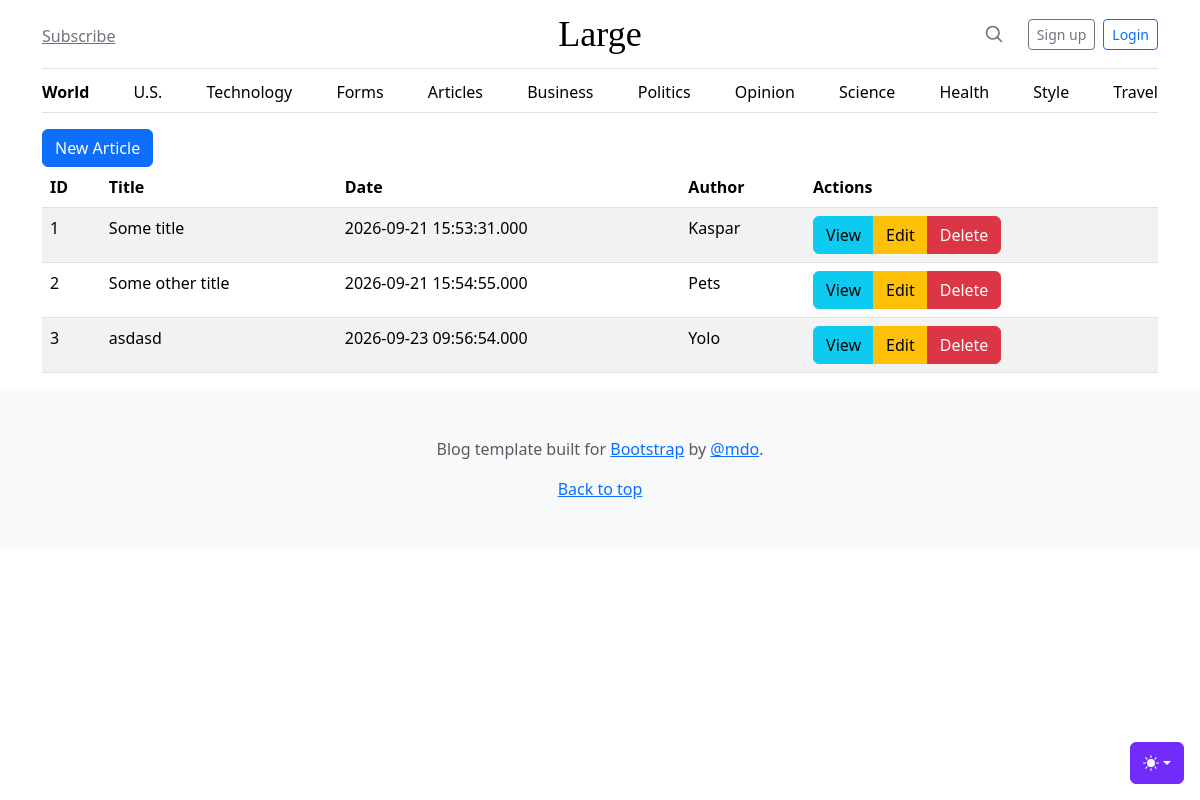
Page /admin/articles on the earlier database version.
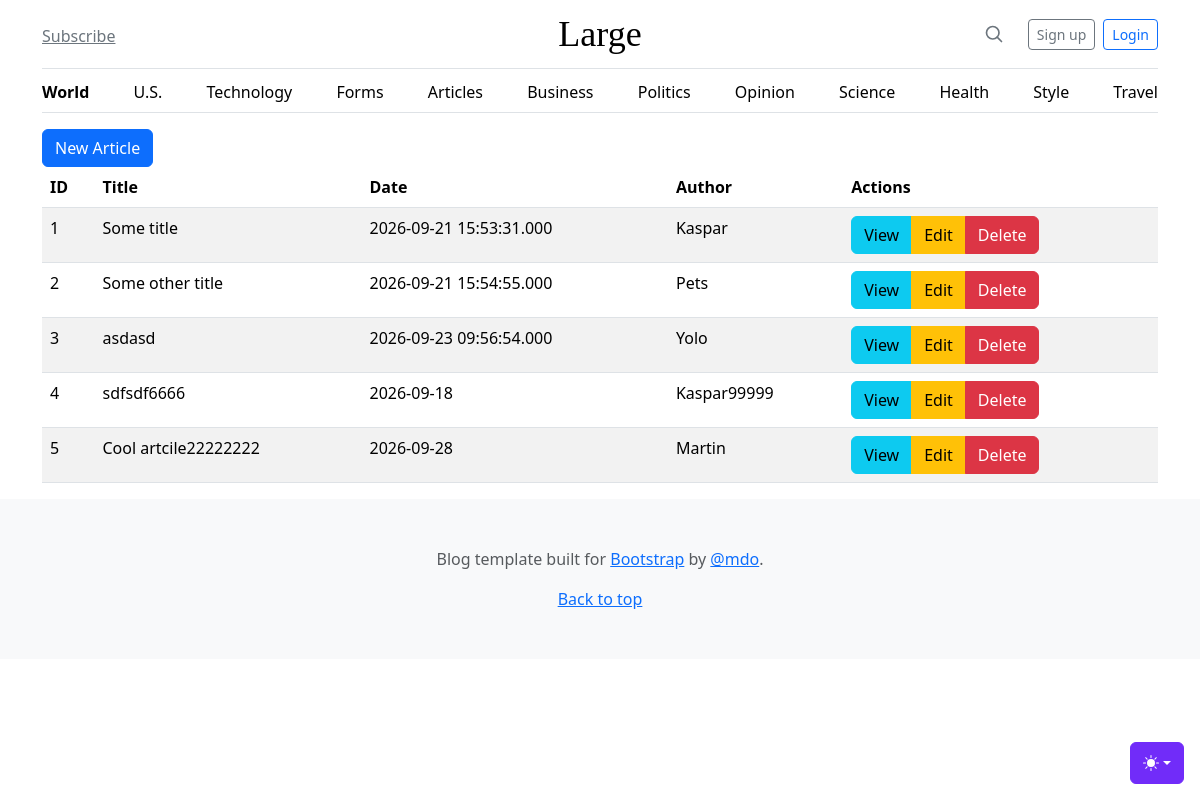
Same page on the later database version.
### tables this page shows
CREATE TABLE "articles"
(
    id     integer
        constraint articles_pk
            primary key autoincrement,
    title  text     not null,
    body   text,
    date   datetime not null,
    author text     not null
);

### src/Router.php (called while the page is built, shortened)
<?php
class Router {
    private static $routes = [];
    public static function addRoute($method, $path, $action) {
        self::$routes[] = ['method' => $method, 'path' => $path, 'action' => $action];
    }
    public function __construct(private $path, private $method)
    {
        $this->path = parse_url($this->path, PHP_URL_PATH);
    }
    public function match() {
        foreach(self::$routes as $route){
            if($route['path'] === $this->path && $route['method'] === $this->method){
                return $route;
            }
        }
        return false;
    }
}

### helpers.php (called while the page is built, shortened)
<?php
function view($viewName, $variables=[]){
    extract($variables);
    include __DIR__ . "/views/$viewName.php";
}
function auth() {
    $userID = $_SESSION['userID'] ?? null;
    return false;
}

### src/Controllers/ArticlesController.php (called while the page is built, shortened)
<?php
class ArticlesController
{
    public function index() {
        $articles = Article::all();
        view('articles/index', compact('title', 'articles'));
    }
}

### src/DB.php (called while the page is built, shortened)
<?php
class DB {
    private $conn;
    public function __construct()
    {
        try {
            $this->conn = new PDO("sqlite:" . __DIR__ . '/../db.sqlite');
            $this->conn->setAttribute(PDO::ATTR_ERRMODE, PDO::ERRMODE_EXCEPTION);
        } catch (PDOException $e) {
            echo "Connection failed: " . $e->getMessage();
        }
    }
    public function all($table, $class) {
        $sql = "SELECT * FROM $table";
        $result = $this->conn->query($sql);
        $result->setFetchMode(PDO::FETCH_CLASS, $class);
        return $result->fetchAll();
    }
}

### src/Models/Model.php (called while the page is built, shortened)
<?php
abstract class Model {
    protected static string $table;
    public static function all() {
        $db = new DB();
        return $db->all(static::$table, static::class);
    }
}

### views/articles/index.php (the view)
<?php include __DIR__ . '/../partials/header.php'; ?>
<main class="container">
  <a href="/admin/articles/create" class="btn btn-primary">New Article</a>
  <table class="table table-hover table-striped">
    <thead>
      <th>ID</th>
      <th>Title</th>
      <th>Date</th>
      <th>Author</th>
      <th>Actions</th>
    </thead>
    <tbody>
      <?php foreach (($articles ?? []) as $article): ?>
        <tr>
          <td><?= $article->id ?></td>
          <td><?= $article->title ?></td>
          <td><?= $article->date ?></td>
          <td><?= $article->author ?></td>
          <td>
            <div class="btn-group">
              <a href="/admin/articles/view?id=<?= $article->id ?>" class="btn btn-info">View</a>
              <a href="/admin/articles/edit?id=<?= $article->id ?>" class="btn btn-warning">Edit</a>
              <a href="/admin/articles/delete?id=<?= $article->id ?>" class="btn btn-danger">Delete</a>
            </div>
          </td>
        </tr>
      <?php endforeach ?>
    </tbody>
  </table>
</main>
<?php include __DIR__ . '/../partials/footer.php'; ?>

### public/index.php (shortened to what this page needs)
<?php
require __DIR__ . '/../helpers.php';
$router = new App\Router($_SERVER['REQUEST_URI'], $_SERVER['REQUEST_METHOD']);
$match = $router->match();
if($match) {
    if(is_callable($match['action'])) {
        call_user_func($match['action']);
    } else if(is_array($match['action'])) {
        $controller = new $class();
        $method = $match['action'][1];
        $controller->$method();
    }
} else {
    echo 404;
}

### views/partials/header.php (shortened to what this page needs)
<!doctype html>
<html lang="en" data-bs-theme="auto">
  <head>
    <link href="/assets/dist/css/bootstrap.min.css" rel="stylesheet" />
    <link href="blog.css" rel="stylesheet" />
  </head>
  <body>
<?php include __DIR__ . '/themeselect.php'; ?>
<?php include __DIR__ . '/nav.php'; ?>

### views/partials/themeselect.php (shortened to what this page needs)
<div
  class="dropdown position-fixed bottom-0 end-0 mb-3 me-3 bd-mode-toggle"
>
  <button
    class="btn btn-bd-primary py-2 dropdown-toggle d-flex align-items-center"
    id="bd-theme"
    type="button"
    aria-expanded="false"
    data-bs-toggle="dropdown"
    aria-label="Toggle theme (auto)"
  >
    <svg class="bi my-1 theme-icon-active" aria-hidden="true">
      <use href="#circle-half"></use>
    </svg>
  </button>
</div>

### views/partials/nav.php
<div class="container">
  <header class="border-bottom lh-1 py-3">
    <div class="row flex-nowrap justify-content-between align-items-center">
      <div class="col-4 pt-1">
        <a class="link-secondary" href="#">Subscribe</a>
      </div>
      <div class="col-4 text-center">
        <a
          class="blog-header-logo text-body-emphasis text-decoration-none"
          href="#">Large</a>
      </div>
      <div class="col-4 d-flex justify-content-end align-items-center gap-2">
        <a class="link-secondary" href="#" aria-label="Search">
          <svg
            xmlns="http://www.w3.org/2000/svg"
            width="20"
            height="20"
            fill="none"
            stroke="currentColor"
            stroke-linecap="round"
            stroke-linejoin="round"
            stroke-width="2"
            class="mx-3"
            role="img"
            viewBox="0 0 24 24">
            <title>Search</title>
            <circle cx="10.5" cy="10.5" r="7.5"></circle>
            <path d="M21 21l-5.2-5.2"></path>
          </svg>
        </a>
        <?php if (auth()): ?>
          <div class="dropdown">
            <button class="btn btn-secondary dropdown-toggle" type="button" data-bs-toggle="dropdown" aria-expanded="false">
              <?= auth()->name ?>
            </button>
            <ul class="dropdown-menu">
              <li><a class="dropdown-item" href="/logout">Logout</a></li>
            </ul>
          </div>
        <?php else: ?>
          <a class="btn btn-sm btn-outline-secondary" href="/register">Sign up</a>
          <a class="btn btn-sm btn-outline-primary" href="/login">Login</a>
        <?php endif ?>
      </div>
    </div>
  </header>
  <div class="nav-scroller py-1 mb-3 border-bottom">
    <nav class="nav nav-underline justify-content-between">
      <a class="nav-item nav-link link-body-emphasis active" href="/">World</a>
      <a class="nav-item nav-link link-body-emphasis" href="/us">U.S.</a>
      <a class="nav-item nav-link link-body-emphasis" href="#">Technology</a>
      <a class="nav-item nav-link link-body-emphasis" href="/forms">Forms</a>
      <a class="nav-item nav-link link-body-emphasis" href="/admin/articles">Articles</a>
      <a class="nav-item nav-link link-body-emphasis" href="#">Business</a>
      <a class="nav-item nav-link link-body-emphasis" href="#">Politics</a>
      <a class="nav-item nav-link link-body-emphasis" href="#">Opinion</a>
      <a class="nav-item nav-link link-body-emphasis" href="#">Science</a>
      <a class="nav-item nav-link link-body-emphasis" href="#">Health</a>
      <a class="nav-item nav-link link-body-emphasis" href="#">Style</a>
      <a class="nav-item nav-link link-body-emphasis" href="#">Travel</a>
    </nav>
  </div>
</div>

### views/partials/footer.php (shortened to what this page needs)
    <footer class="py-5 text-center text-body-secondary bg-body-tertiary">
      <p>
        Blog template built for
        <a href="https://getbootstrap.com/">Bootstrap</a> by
        <a href="https://x.com/mdo">@mdo</a>.
      </p>
      <p class="mb-0"><a href="#">Back to top</a></p>
    </footer>
  </body>
</html>

### public/blog.css (style rules this page uses)
.blog-header-logo { font-family: "Playfair Display", Georgia, "Times New Roman", serif; font-size: 2.25rem; }

### views/partials/header.php (style rules this page uses)
.bi { vertical-align: -0.125em; fill: currentColor; }
.nav-scroller { position: relative; z-index: 2; height: 2.75rem; overflow-y: hidden; }
.nav-scroller .nav { display: flex; flex-wrap: nowrap; padding-bottom: 1rem; margin-top: -1px; overflow-x: auto; text-align: center; white-space: nowrap; -webkit-overflow-scrolling: touch; }
.btn-bd-primary { --bd-violet-bg: #712cf9; --bd-violet-rgb: 112.520718, 44.062154, 249.437846; --bs-btn-font-weight: 600; --bs-btn-color: var(--bs-white); --bs-btn-bg: var(--bd-violet-bg); --bs-btn-border-color: var(--bd-violet-bg); --bs-btn-hover-color: var(--bs-white); --bs-btn-hover-bg: #6528e0; --bs-btn-hover-border-color: #6528e0; --bs-btn-focus-shadow-rgb: var(--bd-violet-rgb); --bs-btn-active-color: var(--bs-btn-hover-color); --bs-btn-active-bg: #5a23c8; --bs-btn-active-border-color: #5a23c8; }
.bd-mode-toggle { z-index: 1500; }
.bd-mode-toggle .bi { width: 1em; height: 1em; }

Differences in the rows shown:
added articles: id "4", title "sdfsdf6666", date "2026-09-18", author "Kaspar99999"
added articles: id "5", title "Cool artcile22222222", date "2026-09-28", author "Martin"
